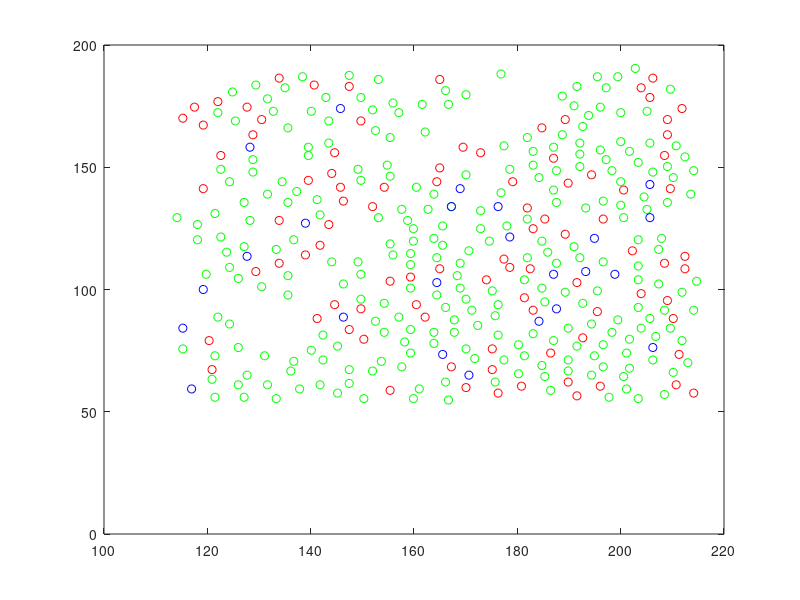

Write the MATLAB code that produced this figure. (Note: this script raises an error after producing the figure.)
% Convert data from Williams JOV paper into Matlab files.
%
% The data include the spatial array of L,M, and S cone positions in five
% subjects.
%
% The data also include the estimated pointspread functions for 500, 550,
% and 600nm.  These are all near the fovea (central 1.5 deg).
%
% Subject-specific spatial scale and eccentricity of the various PSFs and
% cone mosaics are {subject, arcmin/pixel, eccentricity}
%
%  If (0,0) is the fovea, then we make nasal,inferio<0, temporal,superior > 0
subjectInfo = { ...
    {'HS', .113, [-1, 0]}, ...
    {'YY', .124, [-1, 1]}, ...
    {'AP', .117, [-1.25, 0]}, ...
    {'MD', .127, -1, 0}, ...
    {'BS', .120, [-1.25, 0]}};
save subjectInfo subjectInfo

% These are the cone x,y positions for the different types of cones.
% d = xlsRead('ConeSpacing.xls');  save ConeSpacing d
load ConeSpacing

% The point spread functions are 100x100 tab-delimited data sets.
% They can be read and plotted as
% psf = load('APPSF500.txt'); mesh(psf)

% Some units we will want later for plotting
% Arcmin / pixel.  Remember it is 300 microns/deg.  So it is 5 arcmin per
% pixel
umPerDeg = 300;
arcminPerDeg = 60; %SI units
arcminPerPixel = 0.113; %arcmin per pixel
umPerPixel = arcminPerPixel * (1 / arcminPerDeg) * umPerDeg; %um per pixel

% The cone mosaics for the individual subjects are pulled out and plotted
% here

%-----------------------
subject = 'HS'
subNum = 1;
col = [1, 2, 3];
arcminPerPixel = 0.113;

% Read and spatially scale xy positions
nanList = find(isnan(d(:, col(1))));
if isempty(nanList), lastPoint = size(d, 1);
else lastPoint = min(nanList);
end

umPerPixel = arcminPerPixel * (1 / arcminPerDeg) * umPerDeg; %um per pixel

% Read and spatially scale xy positions
r = 1:lastPoint;
xy = d(r, col(1:2));
coneType = d(r, col(3));
xy = umPerPixel * xy;

L = (coneType == 1);
M = (coneType == 2);
S = (coneType == 3);
plot(xy(L, 1), xy(L, 2), 'ro', xy(M, 1), xy(M, 2), 'go', xy(S, 1), xy(S, 2), 'bo');

clear psf;
psf{1} = load([subject, 'PSF500.txt']);
psf{2} = load([subject, 'PSF550.txt']);
psf{3} = load([subject, 'PSF600.txt']);

comment = subjectInfo{subNum};
save(subject, 'xy', 'coneType', 'arcminPerPixel', 'umPerPixel', 'psf', 'comment')

%-----------------------
subject = 'YY'
subNum = 2;
col = [5, 6, 7];
arcminPerPixel = 0.124; %arcmin per pixel

% Read and spatially scale xy positions
nanList = find(isnan(d(:, col(1))));
if isempty(nanList), lastPoint = size(d, 1);
else lastPoint = min(nanList);
end

umPerPixel = arcminPerPixel * (1 / arcminPerDeg) * umPerDeg; %um per pixel

% Read and spatially scale xy positions
r = 1:lastPoint;
xy = d(r, col(1:2));
coneType = d(r, col(3));
xy = umPerPixel * xy;

clear psf;
psf{1} = load([subject, 'PSF500.txt']);
psf{2} = load([subject, 'PSF550.txt']);
psf{3} = load([subject, 'PSF600.txt']);

L = (coneType == 1);
M = (coneType == 2);
S = (coneType == 3);
plot(xy(L, 1), xy(L, 2), 'ro', xy(M, 1), xy(M, 2), 'go', xy(S, 1), xy(S, 2), 'bo');

comment = subjectInfo{subNum};
save(subject, 'xy', 'coneType', 'arcminPerPixel', 'umPerPixel', 'psf', 'comment')

%-----------------------
subject = 'AP'
subNum = 3;
col = [9, 10, 11];
arcminPerPixel = 0.117; %arcmin per pixel

% Read and spatially scale xy positions
nanList = find(isnan(d(:, col(1))));
if isempty(nanList), lastPoint = size(d, 1);
else lastPoint = min(nanList);
end

r = 1:lastPoint;
xy = d(r, col(1:2));
coneType = d(r, col(3));
xy = umPerPixel * xy;

umPerPixel = arcminPerPixel * (1 / arcminPerDeg) * umPerDeg; %um per pixel

L = (coneType == 1);
M = (coneType == 2);
S = (coneType == 3);
plot(xy(L, 1), xy(L, 2), 'ro', xy(M, 1), xy(M, 2), 'go', xy(S, 1), xy(S, 2), 'bo');

clear psf;
psf{1} = load([subject, 'PSF500.txt']);
psf{2} = load([subject, 'PSF550.txt']);
psf{3} = load([subject, 'PSF600.txt']);

comment = subjectInfo{subNum};
save(subject, 'xy', 'coneType', 'arcminPerPixel', 'umPerPixel', 'psf', 'comment')

%-----------------------
subject = 'MD'
subNum = 3;
col = [13, 14, 15];
arcminPerPixel = 0.127; %arcmin per pixel

% Read and spatially scale xy positions
nanList = find(isnan(d(:, col(1))));
if isempty(nanList), lastPoint = size(d, 1);
else lastPoint = min(nanList);
end

r = 1:lastPoint;
xy = d(r, col(1:2));
coneType = d(r, col(3));
xy = umPerPixel * xy;

umPerPixel = arcminPerPixel * (1 / arcminPerDeg) * umPerDeg; %um per pixel

L = (coneType == 1);
M = (coneType == 2);
S = (coneType == 3);
plot(xy(L, 1), xy(L, 2), 'ro', xy(M, 1), xy(M, 2), 'go', xy(S, 1), xy(S, 2), 'bo');

clear psf;
psf{1} = load([subject, 'PSF500.txt']);
psf{2} = load([subject, 'PSF550.txt']);
psf{3} = load([subject, 'PSF600.txt']);

comment = subjectInfo{subNum};
save(subject, 'xy', 'coneType', 'arcminPerPixel', 'umPerPixel', 'psf', 'comment')

%-----------------------
subject = 'BS'
subNum = 3;
col = [17, 18, 19];
arcminPerPixel = 0.120; %arcmin per pixel

% Read and spatially scale xy positions
nanList = find(isnan(d(:, col(1))));
if isempty(nanList), lastPoint = size(d, 1);
else lastPoint = min(nanList);
end

r = 1:lastPoint;
xy = d(r, col(1:2));
coneType = d(r, col(3));
xy = umPerPixel * xy;

umPerPixel = arcminPerPixel * (1 / arcminPerDeg) * umPerDeg; %um per pixel

L = (coneType == 1);
M = (coneType == 2);
S = (coneType == 3);
plot(xy(L, 1), xy(L, 2), 'ro', xy(M, 1), xy(M, 2), 'go', xy(S, 1), xy(S, 2), 'bo');

clear psf;
psf{1} = load([subject, 'PSF500.txt']);
psf{2} = load([subject, 'PSF550.txt']);
psf{3} = load([subject, 'PSF600.txt']);

comment = subjectInfo{subNum};
save(subject, 'xy', 'coneType', 'arcminPerPixel', 'umPerPixel', 'psf', 'comment')
